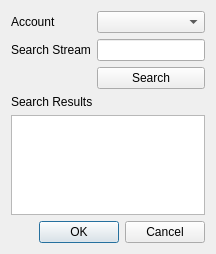
<?xml version="1.0" encoding="UTF-8"?>
<ui version="4.0">
 <class>AddStreamDialog</class>
 <widget class="QWidget" name="AddStreamDialog">
  <property name="windowModality">
   <enum>Qt::NonModal</enum>
  </property>
  <property name="sizePolicy">
   <sizepolicy hsizetype="MinimumExpanding" vsizetype="MinimumExpanding">
    <horstretch>0</horstretch>
    <verstretch>0</verstretch>
   </sizepolicy>
  </property>
  <property name="windowTitle">
   <string>Form</string>
  </property>
  <layout class="QGridLayout" name="gridLayout_2">
   <item row="0" column="0">
    <layout class="QVBoxLayout" name="verticalLayout">
     <property name="sizeConstraint">
      <enum>QLayout::SetNoConstraint</enum>
     </property>
     <item>
      <layout class="QFormLayout" name="search_form">
       <item row="1" column="0">
        <widget class="QLabel" name="search_label">
         <property name="text">
          <string>Search Stream</string>
         </property>
        </widget>
       </item>
       <item row="1" column="1">
        <widget class="QLineEdit" name="search_text_field"/>
       </item>
       <item row="2" column="1">
        <widget class="QPushButton" name="search_button">
         <property name="text">
          <string>Search</string>
         </property>
        </widget>
       </item>
       <item row="0" column="1">
        <widget class="QComboBox" name="accounts_dropdown"/>
       </item>
       <item row="0" column="0">
        <widget class="QLabel" name="accounts_label">
         <property name="text">
          <string>Account</string>
         </property>
        </widget>
       </item>
      </layout>
     </item>
     <item>
      <widget class="QLabel" name="search_results_label">
       <property name="text">
        <string>Search Results</string>
       </property>
      </widget>
     </item>
     <item>
      <widget class="QListWidget" name="search_results_list">
       <property name="minimumSize">
        <size>
         <width>0</width>
         <height>100</height>
        </size>
       </property>
       <property name="sizeAdjustPolicy">
        <enum>QAbstractScrollArea::AdjustToContents</enum>
       </property>
      </widget>
     </item>
     <item>
      <widget class="QDialogButtonBox" name="dialog_button_box">
       <property name="standardButtons">
        <set>QDialogButtonBox::Cancel|QDialogButtonBox::Ok</set>
       </property>
      </widget>
     </item>
    </layout>
   </item>
  </layout>
 </widget>
 <resources/>
 <connections/>
</ui>
